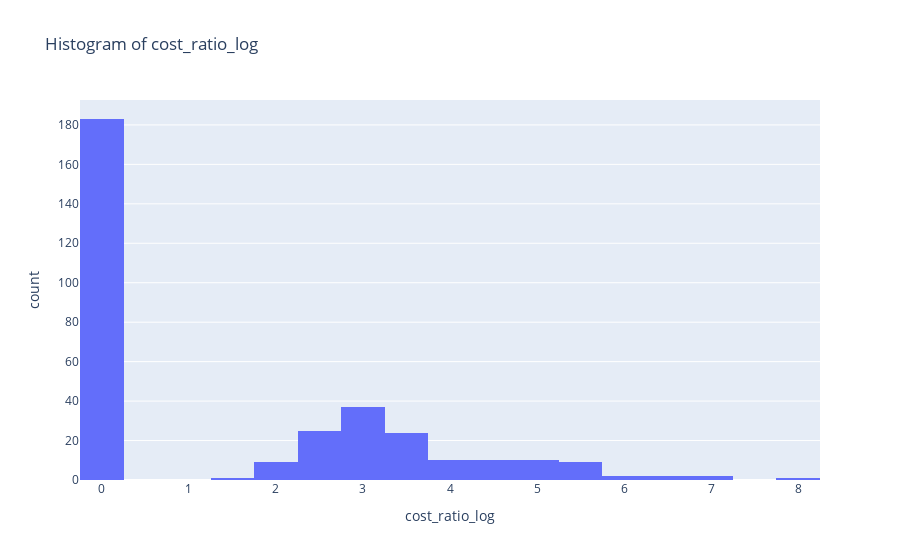

Notebook source saved alongside this figure:
### Code cell
univariate('cost_ratio_log')

### Figure 1 — Plotly figure (JSON) as saved in the notebook; plotly's stock layout.template omitted (floating-point values rounded to 4 significant figures; data arrays with more than 128 entries replaced by an {"elided": "..."} marker saying what was removed)
{"data": [{"alignmentgroup": "True", "bingroup": "x", "hovertemplate": "cost_ratio_log=%{x}<br>count=%{y}<extra></extra>", "legendgroup": "", "marker": {"color": "#636efa", "pattern": {"shape": ""}}, "name": "", "nbinsx": 18, "offsetgroup": "", "orientation": "v", "showlegend": false, "type": "histogram", "x": {"elided": "325 float values"}, "xaxis": "x", "yaxis": "y"}], "layout": {"autosize": true, "barmode": "relative", "legend": {"tracegroupgap": 0}, "title": {"text": "Histogram of cost_ratio_log"}, "xaxis": {"anchor": "y", "autorange": true, "domain": [0, 1], "range": [-0.25, 8.25], "title": {"text": "cost_ratio_log"}, "type": "linear"}, "yaxis": {"anchor": "x", "autorange": true, "domain": [0, 1], "range": [0, 192.6], "title": {"text": "count"}}}}
